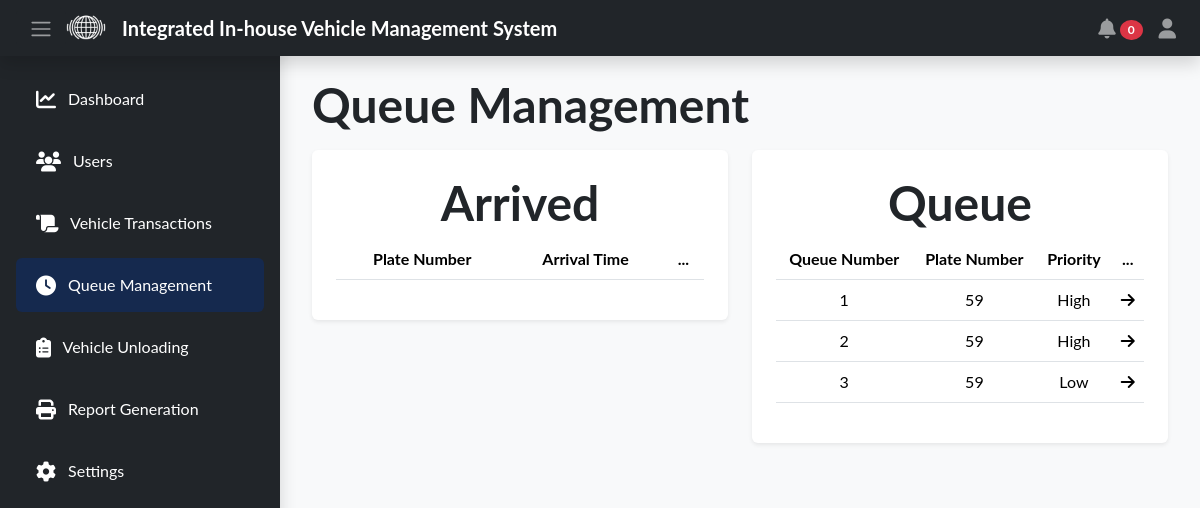
The app's page /encoder/queue.php (signed in) with its own data.
### tables this page shows
CREATE TABLE `transaction` (
  `transaction_id` int(11) NOT NULL AUTO_INCREMENT,
  `to_reference` varchar(50) NOT NULL,
  `hauler_id` int(11) DEFAULT NULL,
  `vehicle_id` int(11) DEFAULT NULL,
  `driver_id` int(11) DEFAULT NULL,
  `helper_id` int(11) DEFAULT NULL,
  `project_id` int(11) DEFAULT NULL,
  `origin_id` int(11) DEFAULT NULL,
  `no_of_bales` int(11) DEFAULT NULL,
  `kilos` int(11) DEFAULT NULL,
  `time_spent_waiting_area` varchar(255) DEFAULT NULL,
  `demurrage` varchar(255) DEFAULT NULL,
  `status` enum('done','ongoing','arrived','departed','queue','standby') DEFAULT 'departed',
  `time_of_departure` datetime DEFAULT NULL,
  `created_at` timestamp NOT NULL DEFAULT current_timestamp(),
  PRIMARY KEY (`transaction_id`),
  KEY `hauler_id` (`hauler_id`),
  KEY `vehicle_id` (`vehicle_id`),
  KEY `driver_id` (`driver_id`),
  KEY `project_id` (`project_id`),
  KEY `origin_id` (`origin_id`) USING BTREE,
  KEY `helper_id` (`helper_id`) USING BTREE,
  CONSTRAINT `transaction_ibfk_1` FOREIGN KEY (`hauler_id`) REFERENCES `hauler` (`hauler_id`),
  CONSTRAINT `transaction_ibfk_2` FOREIGN KEY (`vehicle_id`) REFERENCES `vehicle` (`vehicle_id`),
  CONSTRAINT `transaction_ibfk_3` FOREIGN KEY (`driver_id`) REFERENCES `driver` (`driver_id`),
  CONSTRAINT `transaction_ibfk_4` FOREIGN KEY (`project_id`) REFERENCES `project` (`project_id`),
  CONSTRAINT `transaction_ibfk_5` FOREIGN KEY (`origin_id`) REFERENCES `origin` (`origin_id`),
  CONSTRAINT `transaction_ibfk_6` FOREIGN KEY (`helper_id`) REFERENCES `helper` (`helper_id`)
);

CREATE TABLE `vehicle` (
  `vehicle_id` int(11) NOT NULL AUTO_INCREMENT,
  `plate_number` varchar(50) NOT NULL,
  `truck_type` varchar(50) DEFAULT NULL,
  `hauler_id` int(11) DEFAULT NULL,
  `created_at` timestamp NOT NULL DEFAULT current_timestamp() ON UPDATE current_timestamp(),
  PRIMARY KEY (`vehicle_id`),
  KEY `hauler_id` (`hauler_id`),
  CONSTRAINT `hauler_id` FOREIGN KEY (`hauler_id`) REFERENCES `hauler` (`hauler_id`)
);

### encoder/queue.php (the view, shortened to what this page needs)
<?php
require_once '../api/db_connection.php';
?>
<!DOCTYPE html>
<html lang="en">
<head>
    <link rel="stylesheet" href="../public/css/bootstrap.min.css">
    <link rel="stylesheet" href="https://cdn.datatables.net/2.0.8/css/dataTables.dataTables.css" />
    <link rel="stylesheet" href="css/style.css">
</head>
<body class="bg-light">
    <?php
    include_once('./navbar/navbar.php');
    ?>
    <div class="content" id="content">
        <div class="container">
            <h1 class="display-5 fw-bold mb-3">Queue Management</h1>
            <div class="row">
                <div class="col">
                    <div class="p-4 shadow-sm bg-body rounded text-center">
                        <h1 class="display-5 fw-bold">Arrived</h1>
                        <table class="table table-hover text-center">
                            <thead>
                                <tr>
                                    <th>Plate Number</th>
                                    <th>Arrival Time</th>
                                    <th>...</th>
                                </tr>
                            </thead>
                        </table>
                    </div>
                </div>
                <div class="col">
                    <div class="p-4 shadow-sm bg-body rounded text-center">
                        <h1 class="display-5 fw-bold">Queue</h1>
                        <table class="table table-hover text-center">
                            <thead>
                                <tr>
                                    <th class="text-center">Queue Number</th>
                                    <th>Plate Number</th>
                                    <th>Priority</th>
                                    <th>...</th>
                                </tr>
                            </thead>
                            <tbody id="queueTable">
                                <?php
                                $sql = "SELECT * FROM transaction inner join vehicle on transaction.vehicle_id = vehicle.vehicle_id inner join queue on transaction.transaction_id = queue.transaction_id where status = 'queue' order by priority desc";
                                $result = mysqli_query($conn, $sql);
                                $queue = 1;
                                while ($row = mysqli_fetch_assoc($result)) {
                                ?>
                                    <tr onclick="viewQueue(<?= $row['transaction_id'] ?>)" style="cursor: pointer;">
                                        <td class="text-center" scope="row"><?= $queue++ ?></td>
                                        <td class="text-center" scope="row"><?= $row['plate_number'] ?></td>
                                        <td class="text-center" scope="row">
                                            <?= $row['priority'] == 1 ? 'High' : 'Low' ?>
                                        </td>
                                        <td class="text-center" scope="row"><i class="fa-solid fa-arrow-right"></i></td>
                                    </tr>
                                <?php
                                }
                                ?>
                            </tbody>
                        </table>
                    </div>
                </div>
            </div>
        </div>
    </div>
</body>
</html>

### encoder/css/style.css (style rules this page uses)
body { padding-top: 56px; font-family: "Lato", sans-serif; }
.content { transition: margin-left 0.3s; margin-left: 280px; padding: 20px; }

### records on screen
transaction: vehicle.plate_number "59", shows "High"
transaction: vehicle.plate_number "59", shows "High"
transaction: vehicle.plate_number "59", shows "Low"

### other values on screen
$transactionCount "0"
